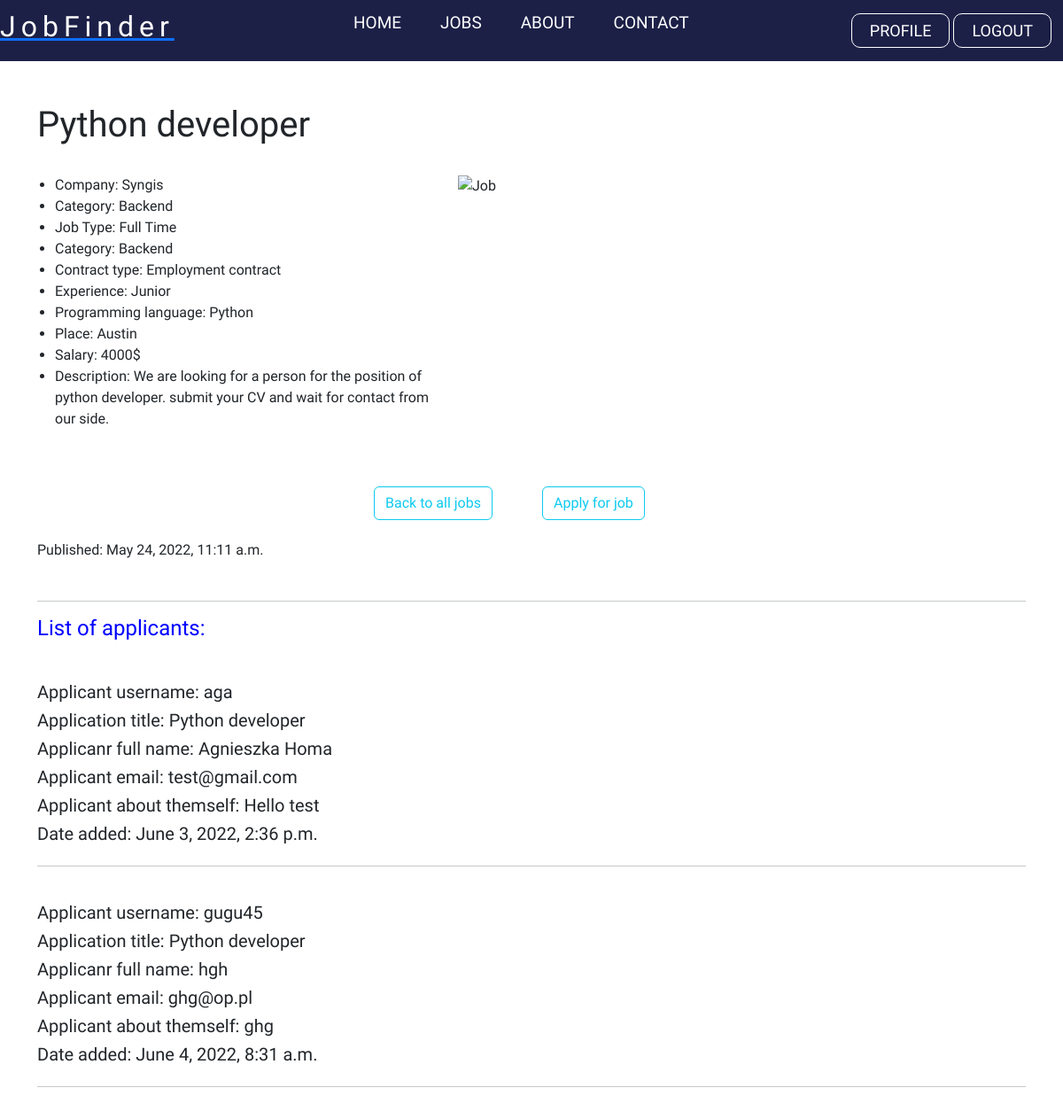
The app's page /jobs/1/ (signed in), older data.
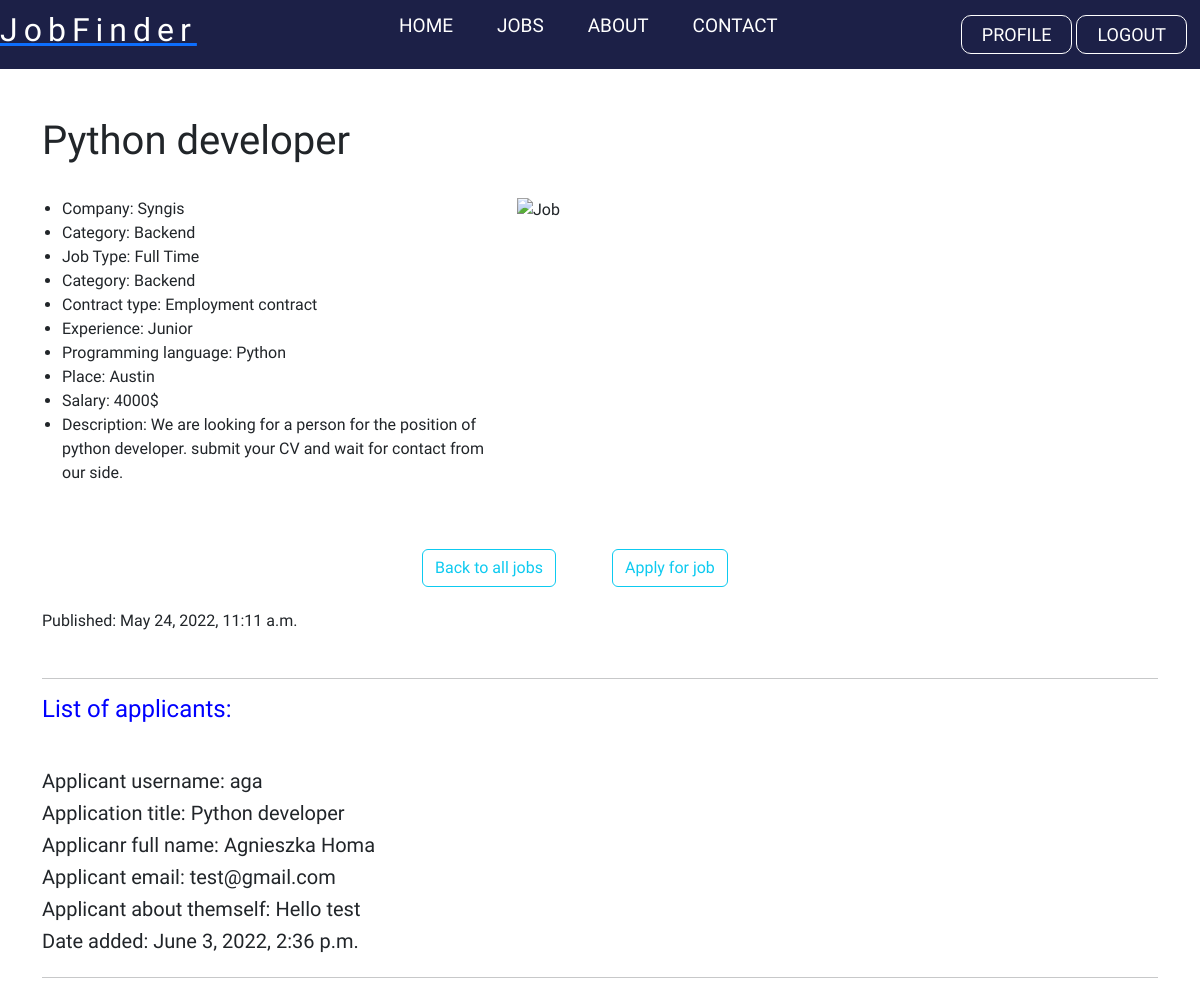
The same page, newer data.
### backend/models.py (models this page shows, shortened)
class Application(models.Model):
    job = models.ForeignKey(Job, related_name='applications', on_delete=models.CASCADE, null=True)
    fullName = models.CharField(max_length=100, null=True, blank=True)
    email = models.EmailField()
    introduceYourself = models.TextField(null=True)
    file = models.FileField(null=True)
    created_at = models.DateTimeField(auto_now_add=True, null=True)
    created_by = models.ForeignKey(User, related_name='applications', on_delete=models.CASCADE, null=True)

class Job(models.Model):
    user = models.ForeignKey(User, related_name='useraccount', on_delete=models.CASCADE, null=True, blank=True, editable=False)
    title = models.CharField(max_length=200, null=True, blank=True)
    company = models.CharField(max_length=200, null=True, blank=True)
    jobType = models.CharField(choices=JOB_CHOICES, max_length = 50, null=True, blank=True)
    category = models.CharField(choices=CATEGORY_CHOICES, max_length = 50, null=True, blank=True)
    contractType = models.CharField(choices=CONTRACT_CHOICES, max_length = 50, null=True, blank=True)
    experience = models.CharField(choices=EXPERIENCE_CHOICES, max_length = 50, null=True, blank=True)
    description = RichTextField(blank=True, null=True)
    proglanguage =  models.CharField(max_length=200, null=True, blank=True)
    place = models.CharField(max_length=200, null=True, blank=True)
    salary = models.CharField(max_length=200, null=True, blank=True)
    published = models.DateTimeField(default=timezone.now)
    class Meta:
        ordering = ['-published']

### backend/views.py (the view)
# urls.py: path('jobs/<int:job_id>/', views.job_info, name='job_info'),
def job_info(request, job_id):
    job = Job.objects.get(pk=job_id)
    return render(request, 'backend/job_info.html', {'job': job})

### templates/backend/job_info.html (shortened to what this page needs)
{% extends 'main.html' %}
{% load static %}
{% block content %}
{% include 'navbar.html' %}
{% static 'images' as baseUrl %}
    <div class="container py-4 my-4 mx-auto d-flex flex-column">
        <div class="header">
            <div class="row r1">
                <div class="col-md-9 abc">
                    <h1>{{ job.title }} </h1>
                </div>
            </div>
        </div>
        <div class="container-body mt-4">
            <div class="row r3">
                <div class="col-md-5 p-0 klo">
                    <ul>
                        <li>Company: {{ job.company }}</li>
                        <li>Category: {{ job.get_category_display }}</li>
                        <li>Job Type: {{ job.jobType}}</li>
                        <li>Category: {{ job.category }}</li>
                        <li>Contract type: {{ job.contractType }}</li>
                        <li>Experience: {{ job.experience }}</li>
                        <li>Programming language: {{job.proglanguage}}</li>
                        <li>Place: {{ job.place }}</li>
                        <li>Salary: {{ job.salary }}$</li>
                        <li>Description: {{ job.description|safe }}</li>
                    </ul>
                </div>
                <div class="col-md-7"> <img src="https://cdn.pixabay.com/photo/2015/09/04/23/28/wordpress-923188_960_720.jpg" alt="Job" width="90%" height="95%"> </div>
            </div>
        </div>
        <div class="footer d-flex flex-column mt-5">
            <div class="row r4">
                <div class="col-md-2 mio offset-md-4">
                   <a type="button" class="btn btn-outline-info" href="{% url 'jobs' %}">Back to all jobs</a></div>
                    {% if user.is_authenticated %}
                <div class="col-md-2 myt ">
                   <a type="button" class="btn btn-outline-info" href="{% url 'application' job.id %}">Apply for job</a></div>
                    {% else %}
                    <div class="col-md-2 myt ">
                   <a type="button" class="btn btn-outline-info" href="{% url 'loginPage' %}">Log in to apply</a></div>
                    {% endif %}
            </div>
            <br>
            <h6>Published: {{job.published}}</h6>
        </div>
        <br>
        {% if user.is_authenticated and useraccount.id == job.useraccount.id %}
           <hr>
           <h4 style="color: blue">List of applicants:<h4>
            {% for application in job.applications.all %}
            <br>
            <h5>Applicant username: {{ application.created_by.username }} </h5>
            <h5>Application title: {{ application.job.title }}</h5>
            <h5>Applicanr full name: {{ application.fullName}}</h5>
            <h5>Applicant email: {{ application.email}}</h5>
            <h5>Applicant about themself: {{ application.introduceYourself}}</h5>
            <h5>Date added: {{ application.created_at }}</h5><hr>
            {% endfor %}
    {% endif %}
    </div>
      <link href="https://cdn.jsdelivr.net/npm/bootstrap@5.2.0-beta1/dist/css/bootstrap.min.css" rel="stylesheet">
{% endblock %}

Row changes from the older to the newer data that the page shows:
removed Application: created_by.username "gugu45", job "Python developer", fullName "hgh", email "ghg@op.pl", introduceYourself "ghg", created_at "June 4, 2022, 8:31 a.m."
